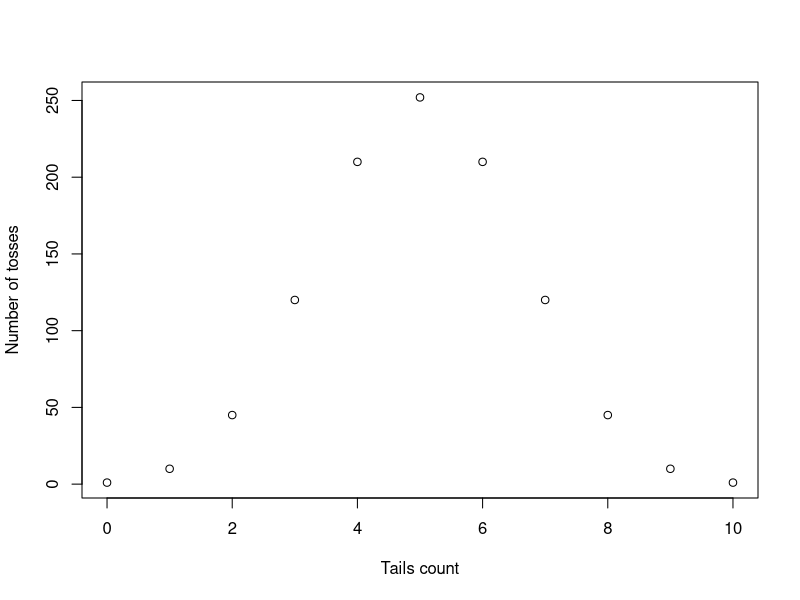

The R source for this figure:
## Create a matrix with the probabilties of getting 'tails'with n=10 coin tosses:
## -The first column represents the
##  frequency vector μ/n, where μ=0:10 is the number of
##  getting 'tails'.
## -The second column are the probabilities
##  (C n μ /2 n), calculated with the function choose().
## -Plot the graphic using plot().

## Load the graphics library needed for plot():
library(graphics)

## First column consist of count of obtaining tails:
tails.count = c(0:10)

## Second column consists of the probabilites of obtaining
## count of tails per 10 tosses:
probabilites = choose(10, tails.count)

## The resulting matrix:
matrix.result = matrix(
    c(tails.count, probabilites),
    nrow = 11,
    ncol = 2,
    dimnames = list(NULL, c("Tails count", "Number of tosses")))

## Plot the result:
plot(matrix.result)
